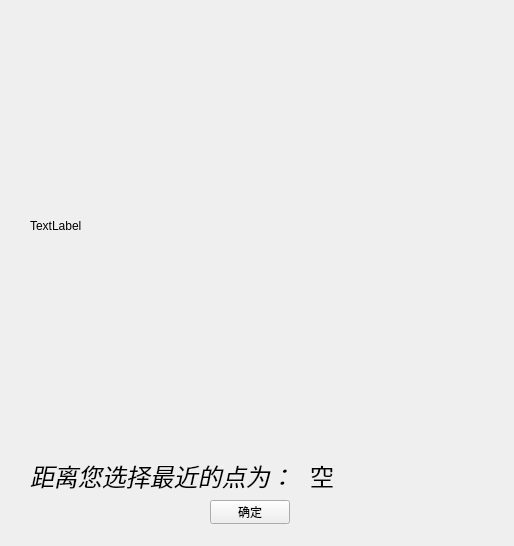
<?xml version="1.0" encoding="UTF-8"?>
<ui version="4.0">
 <class>Location_choose</class>
 <widget class="QWidget" name="Location_choose">
  <property name="geometry">
   <rect>
    <x>0</x>
    <y>0</y>
    <width>514</width>
    <height>546</height>
   </rect>
  </property>
  <property name="windowTitle">
   <string>Form</string>
  </property>
  <widget class="QLabel" name="label">
   <property name="geometry">
    <rect>
     <x>30</x>
     <y>0</y>
     <width>451</width>
     <height>451</height>
    </rect>
   </property>
   <property name="text">
    <string>TextLabel</string>
   </property>
  </widget>
  <widget class="QLabel" name="label_2">
   <property name="geometry">
    <rect>
     <x>30</x>
     <y>460</y>
     <width>271</width>
     <height>31</height>
    </rect>
   </property>
   <property name="font">
    <font>
     <family>Monotype Corsiva</family>
     <pointsize>18</pointsize>
     <italic>true</italic>
    </font>
   </property>
   <property name="text">
    <string>距离您选择最近的点为：</string>
   </property>
  </widget>
  <widget class="QLabel" name="label_3">
   <property name="geometry">
    <rect>
     <x>310</x>
     <y>460</y>
     <width>191</width>
     <height>31</height>
    </rect>
   </property>
   <property name="font">
    <font>
     <family>Mongolian Baiti</family>
     <pointsize>18</pointsize>
    </font>
   </property>
   <property name="text">
    <string>空</string>
   </property>
  </widget>
  <widget class="QPushButton" name="pushButton">
   <property name="geometry">
    <rect>
     <x>210</x>
     <y>500</y>
     <width>80</width>
     <height>24</height>
    </rect>
   </property>
   <property name="text">
    <string>确定</string>
   </property>
  </widget>
 </widget>
 <resources/>
 <connections/>
</ui>
